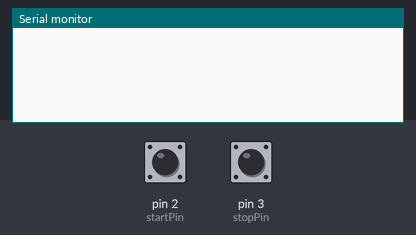
Recording of a sketch running on a simulated Arduino Uno, built with avr-gcc and run on an emulated ATmega328P. Shown: the last lines printed to the serial monitor. The test bench sets the inputs (shaded band); at power-on: pin 2 (startPin) HIGH, pin 3 (stopPin) HIGH.

Above: at 1.2 s.
1.3 s: pin 2 (startPin) pulled LOW for 0.15 s
At 3.0 s:
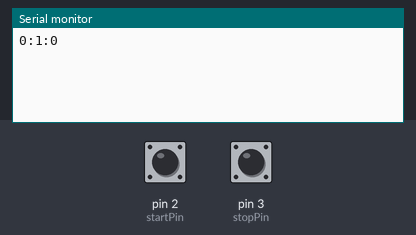
4.4 s: pin 3 (stopPin) pulled LOW for 0.15 s
At 4.8 s:
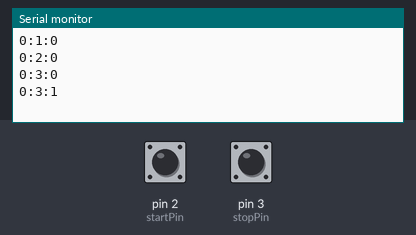
6.0 s: pin 2 (startPin) pulled LOW for 1 s
At 7.7 s:
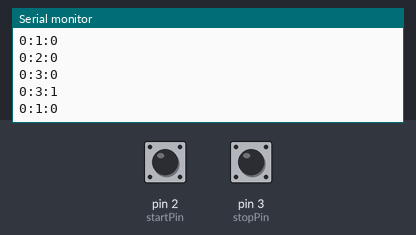
8.5 s: pin 3 (stopPin) pulled LOW for 1 s
At 9.1 s:
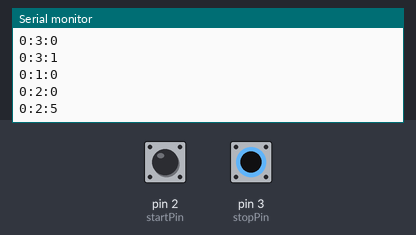
Timing chart, 0 to 11.5 s (numbered marks = the images above; inputs shaded):
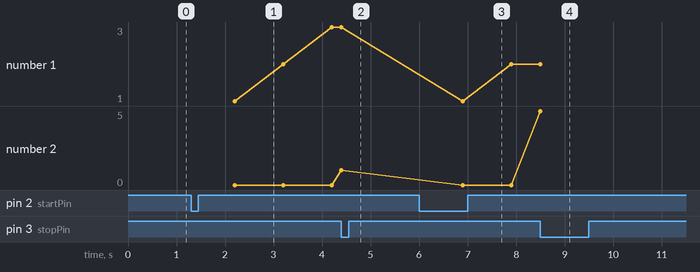

The sketch:

Stopwatch.ino
```cpp
volatile int tenths = 0;
volatile int seconds = 0;
volatile int minutes = 0;
volatile bool running = false;
int lastPrint = 0;

const int startPin = 2;
const int stopPin = 3;

void setup() {
  Serial.begin(9600);
  pinMode(startPin, INPUT_PULLUP);
  pinMode(stopPin, INPUT_PULLUP);

  attachInterrupt(digitalPinToInterrupt(startPin), startWatch, FALLING);
  attachInterrupt(digitalPinToInterrupt(stopPin), stopWatch, FALLING);

  TCCR1A = 0;
  TCCR1B = 0;
  TCNT1 = 0;

  OCR1A = 1562;
  TCCR1B |= (1 << WGM12);
  TCCR1B |= (1 << CS12) | (1 << CS10);
  TIMSK1 |= (1 << OCIE1A);
}

void loop() {
  if(running && seconds != lastPrint) {
    Serial.print(minutes);
    Serial.print(":");
    Serial.print(seconds);
    Serial.print(":");
    Serial.println(tenths);

    lastPrint = seconds;
  }
}

void startWatch() {
  if(!running) {
    running = true;
    tenths = 0;
    seconds = 0;
    minutes = 0;
    lastPrint = 0;
  }
}

void stopWatch() {
  if(running) {
    running = false;
    Serial.print(minutes);
    Serial.print(":");
    Serial.print(seconds);
    Serial.print(":");
    Serial.println(tenths);

    tenths = 0;
    seconds = 0;
    minutes = 0;
    lastPrint = 0;
  }
}

ISR(TIMER1_COMPA_vect) {
  if(running) {
    tenths++;

    if(tenths >= 10) {
      tenths = 0;
      seconds++;

      if(seconds >= 60) {
        seconds = 0;
        minutes++;
      }
    }
  }
}
```

Measured:
- after the input at 1.3 s, the serial monitor: prints a new line after 0.90 s (image 1)
- after the input at 4.4 s, the serial monitor: prints a new line at once (image 2)
- after the input at 6.0 s, the serial monitor: prints a new line after 0.90 s (image 3)
- after the input at 8.5 s, the serial monitor: prints a new line at once (image 4)
